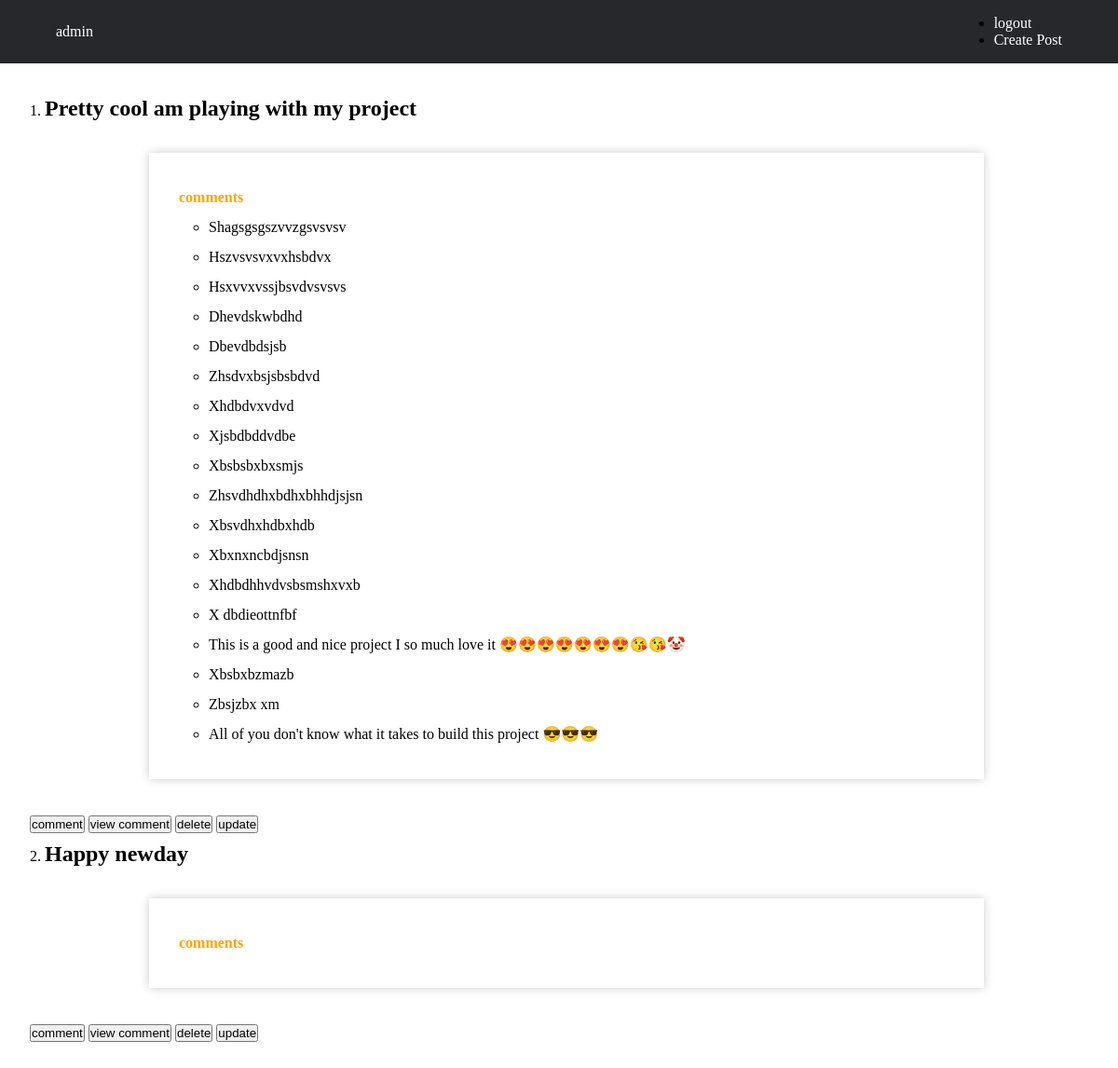
Page / (signed in) on the earlier database version.
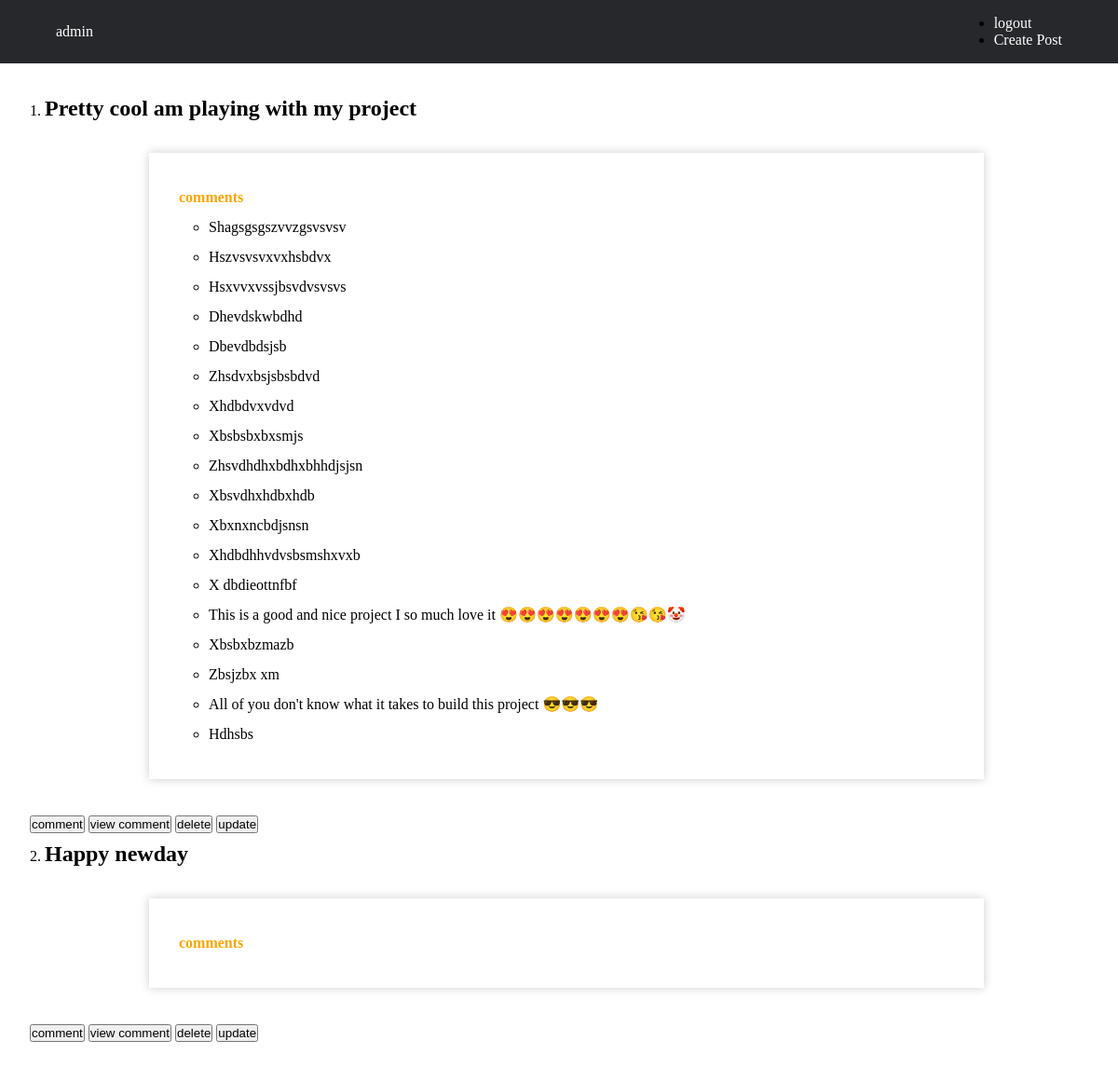
Same page on the later database version.
### myapp/models.py (models this page shows, shortened)
class Posts(models.Model):
	post = models.TextField()
	p_owner = models.ForeignKey(User, on_delete=models.CASCADE)

class Comment(models.Model):
	comment = models.CharField(max_length=120)
	c_owner = models.ForeignKey(Posts, on_delete=models.CASCADE)
	def __str__(self):
		return self.comment

### myapp/views.py (the view)
# urls.py: path("", views.index, name="index"),
def index(request):
	if not request.user.is_authenticated:
		return redirect("signin")
	posts = Posts.objects.filter(p_owner=request.user)
	return render(request, "index.html", {"posts":posts})

### templates/index.html (shortened to what this page needs)
<!DOCTYPE html>
<html lang="en">
<head>
 </head>
 <body>
 	<nav>
 		<a href="{% url 'index' %}">{{ request.user }}</a>
 		<div class="nav_links">
	 		<ul>
	 			{%if not request.user.is_authenticated%}
	 			<li>
	 				<a href="{% url 'signup' %}">Sign Up</a>
	 			</li>
	 			<li>
	 				<a href="{% url 'signin' %}">Sign In</a>
	 			</li>
	 			{% else %}
	 			<li>
	 				<a href="{% url 'logout' %}">logout</a>
	 			</li>
	 			{% endif %}
	 			<li>
	 				<a href="{% url 'post' %}">Create Post</a>
	 			</li>
	 		</ul>
 		</div>
 	</nav>
 	<main>
 		<ol>
 		{% for fpost in posts %}
 			<li>
 				<h2>{{ fpost.post }}</h2>
 				<div class="com_container">
 				<h4>comments</h4>
 				{% for comment in fpost.comment_set.all %}
 					<ul>
 						<li>{{ comment }}</li>
 					</ul>
 				{% endfor %}
 				</div>
 			</li>
 			<a href="{% url 'l_comment' fpost.id%}"><button>comment</button></a>
 			<a href="{% url 'view_comment' fpost.id %}"><button>view comment</button></a>
 			<a href="{% url 'confirm' fpost.id %}"><button>delete</button></a>
 			<a href="{% url 'update' fpost.id%}"><button>update</button></a>
 		{% endfor %}
 		</ol>
 	</main>
 </body>
 </html>

### templates/index.html (style rules this page uses)
* { margin: 0; padding: 0; box-sizing: border-box; }
nav { display: flex; justify-content: space-between; align-items: center; background: #27282c; padding: 1em 5%; }
nav a { color: #fff; text-decoration: none; }
main { margin: 2em; line-height: 2em; }
main ol { margin: 1em 0 0 0; }
main ol li { margin-left: 1em; }
main ul li { margin-left: 2em; }
.com_container { box-shadow: hsl(0,0%,80%) 0 0 10px; width: 80%; margin: 2em auto; padding: 2em; }
h4 { color: orange; }

Differences in the rows shown:
removed Comment: comment "Xjsbdbddvdbe", shown under Posts "Pretty cool am playing with my project"
added Comment: comment "Hdhsbs", shown under Posts "Pretty cool am playing with my project"
